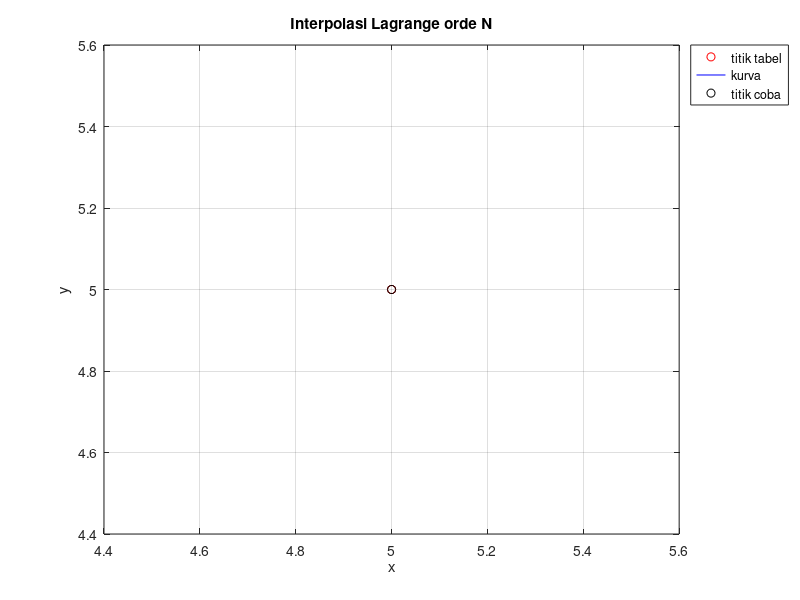

MATLAB code to generate this figure:
x=input('masukan vektor sb-x:');
y=input('masukan vektor sb-y:');
xk=input('titik coba:');
n=length(x);
zmin=min(x);
zmax=max(x);
z=linspace(zmin, zmax, 20);
L=zeros(20,1);
P=zeros(n);
%masukan vektor sb-x:[0.1 0.3 0.5 0.7 0.9 1.1 1.3]
%masukan vektor sb-y:[0.003 0.067 0.148 0.248 0.370 0.518 0.697]
%titik coba:0.58

yk=0.0;
for i=1:n
    P(i)=1;
    for j=1:n
        if(i ~=j)
            P(i)=P(i)*(xk-x(j))/(x(i)-x(j));
        end
    end
    yk=yk+P(i)*y(i);
end

fprintf('Nilai yk = %10.8f pada xk = %10.8f\n',yk,xk);


for k=1:20
    for i=1:n
    P(i)=1;
    for j=1:n
        if(i ~=j)
            P(i)=P(i)*(z(k)-x(j))/(x(i)-x(j));
        end
    end
    L(k)=L(k)+P(i)*y(i);
    end
end
plot(x,y,'ro',z,L,'b',xk,yk,'ko');
title('Interpolasi Lagrange orde N');
xlabel('x');
ylabel('y');
grid on;
legend('titik tabel','kurva','titik coba','location','NorthEastOutside');